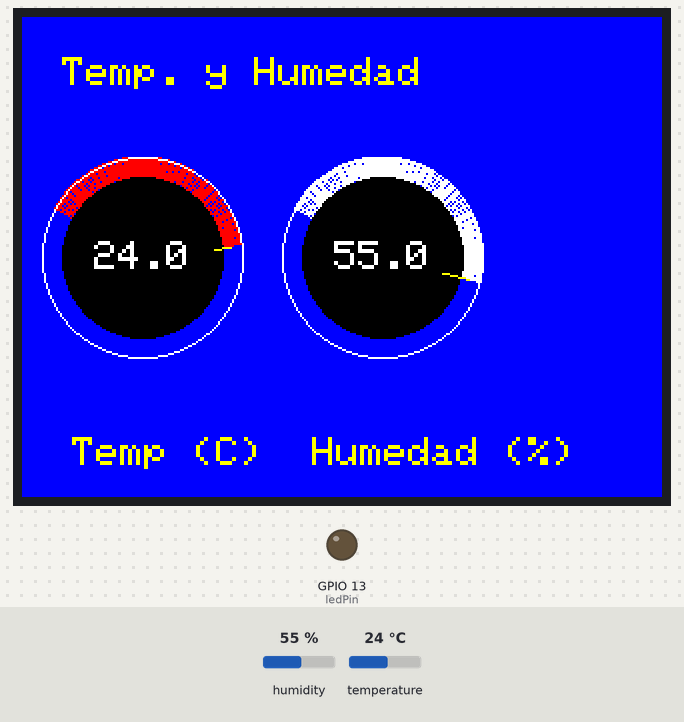
A sketch run on a simulated ESP32. Parts: 320×240 colour display, output pins drawn as LEDs (lit = HIGH). Inputs (shaded band) come from the test bench; at power-on: temperature 24 °C, humidity 55 %. WiFi joins after 1.5 s; servers stay silent unless stated; uploads are accepted with an empty reply; what the sketch prints to the serial monitor is not drawn.

Above: at 4.8 s.
4.9 s: temperature set to 24.8 °C
At 6.9 s:
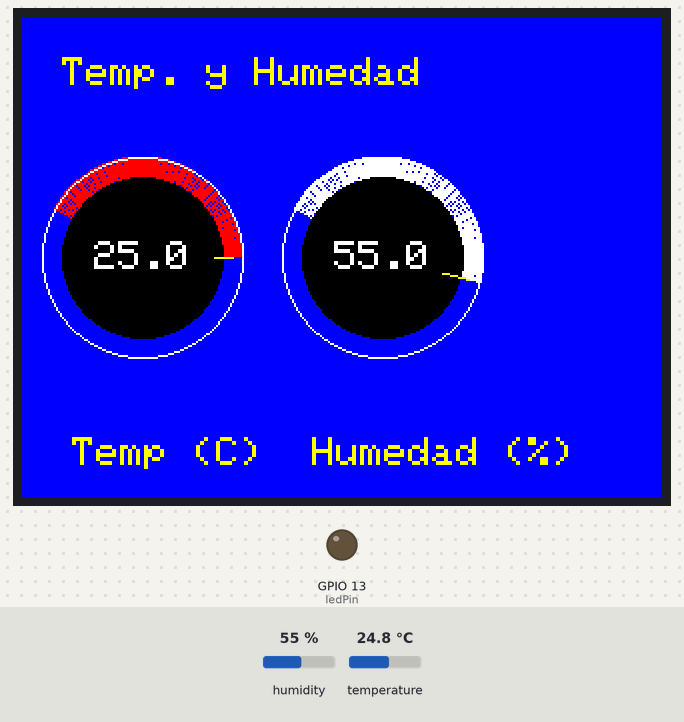
8.1 s: temperature set to 26 °C
At 9.6 s:
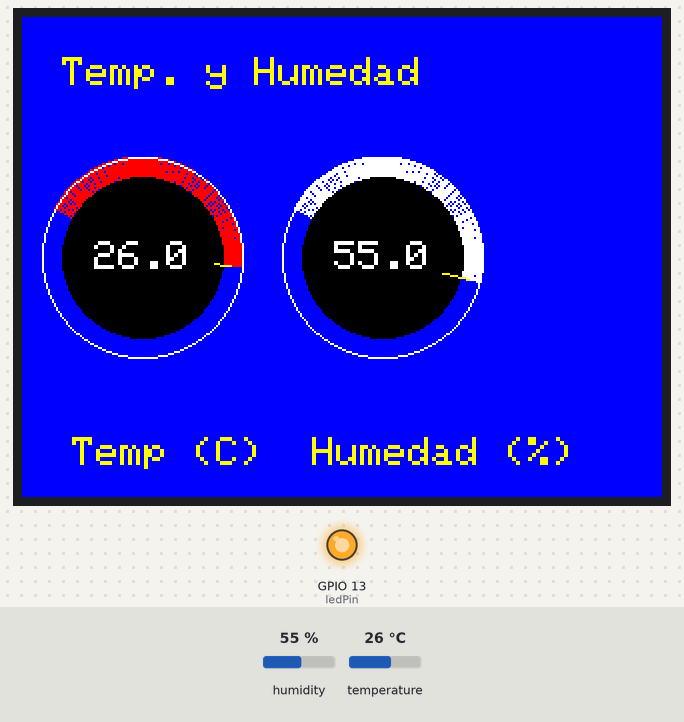
10.6 s: humidity set to 22 %
At 12.9 s:
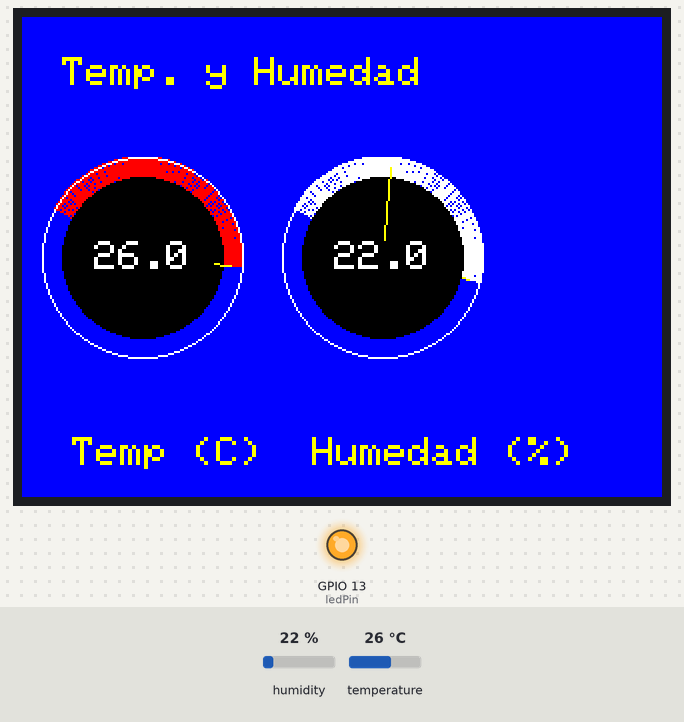
14.5 s: humidity set to 40 %
At 16.9 s:
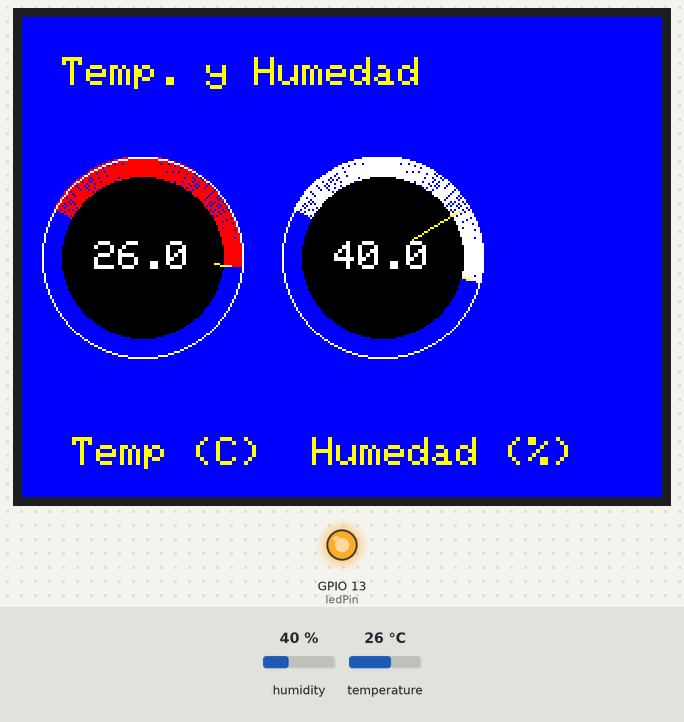
Timing chart, 0 to 18.4 s (numbered marks = the images above; inputs shaded):
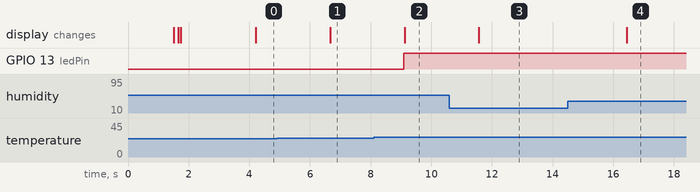

The sketch:

ESP32MaestroSendHttpSensorData.ino
```cpp
#include "DHT.h"
#include <WiFi.h>
#include <esp_now.h>
#include <HTTPClient.h>
#include <Adafruit_GFX.h>
#include <Adafruit_ILI9341.h>
#include <XPT2046_Touchscreen.h>
#include <ArduinoJson.h>

#define TFT_CS   5
#define TFT_DC   2
#define TFT_RST  14
#define TOUCH_CS 15 // Pin Chip Select del touch

// Datos de la red WiFi
const char* ssid = "Mateo";
const char* password = "13141314";
const char* serverUrl = "http://192.168.23.63:8000/api/sensor_data/";// Estos son las URL en pruebas locales en produccion se pondran las correspondientes segun el dominio
const char* secondServerUrl = "http://192.168.23.63:8000/api/detect_anomaly/";

// Estructura para datos recibidos por ESP-NOW
typedef struct DatosSensor {
  char id[10];       // Identificador del sensor
  float temperatura; // Temperatura
  float humedad;    // Humedad
} DatosSensor;

DatosSensor receivedData; // Datos recibidos
StaticJsonDocument<1024> jsonDocument;

String sensor_name = "temperature";
float sensor_value = 23.5;

// Pines y tipo del sensor DHT
#define DHTPIN 4
#define DHTTYPE DHT11
DHT dht(DHTPIN, DHTTYPE);
Adafruit_ILI9341 tft = Adafruit_ILI9341(TFT_CS, TFT_DC, TFT_RST); //inicializacion de la pantalla tft
// Pin del LED
const int ledPin = 13;

#define GAUGE_RADIUS 50    // Radio del gauge
#define GAUGE_X_TEMP 60    // Posición X del gauge de temperatura
#define GAUGE_Y_TEMP 120   // Posición Y del gauge de temperatura
#define GAUGE_X_HUM 180    // Posición X del gauge de humedad
#define GAUGE_Y_HUM 120    // Posición Y del gauge de humedad
#define MIN_TEMP 0         // Temperatura mínima esperada
#define MAX_TEMP 50        // Temperatura máxima esperada
#define MIN_HUM 0          // Humedad mínima esperada
#define MAX_HUM 100        // Humedad máxima esperada

float lastTemperature = -1; // Último valor de temperatura para evitar refrescos innecesarios
float lastHumidity = -1;    // Último valor de humedad para evitar refrescos innecesarios

XPT2046_Touchscreen ts(TOUCH_CS);

// Callback para recibir datos vía ESP-NOW
void onDataReceive(const esp_now_recv_info_t* info, const uint8_t* incomingData, int len) {
    Serial.println("Callback ejecutado: Datos recibidos");
    Serial.print("Datos recibidos desde: ");
    for (int i = 0; i < 6; i++) {
        Serial.printf("%02X:", info->src_addr[i]);
    }
    Serial.println();

    Serial.printf("Tamaño de datos recibidos: %d bytes\n", len);

    if (len == sizeof(DatosSensor)) {
        memcpy(&receivedData, incomingData, len);
        receivedData.id[sizeof(receivedData.id) - 1] = '\0';

        Serial.printf("ID del sensor: %s\n", receivedData.id);
        Serial.printf("Temperatura: %.2f °C\n", receivedData.temperatura);
        Serial.printf("Humedad: %.2f %%\n", receivedData.humedad);
    } else {
        Serial.println("Error: Tamaño de datos no coincide con la estructura.");
    }
    // Agregar los datos recibidos al JSON
        JsonObject sensor = jsonDocument.createNestedObject();
        sensor["id"] = receivedData.id;
        sensor["temperatura"] = receivedData.temperatura;
        sensor["humedad"] = receivedData.humedad;

        // Asignar nombres según el ID
        if (strcmp(receivedData.id, "DHT22_IN") == 0) {
            sensor["nombre"] = "Temperatura Exterior";
        } else if (strcmp(receivedData.id, "SOIL") == 0) {
            sensor["nombre"] = "Humedad de Suelo";
        } else if (strcmp(receivedData.id, "DS18B20") == 0) {
            sensor["nombre"] = "Temperatura Agua";
        } else if (strcmp(receivedData.id, "LM35") == 0) {
            sensor["nombre"] = "Temperatura Suelo";
        }
     else {
        Serial.println("Error: Tamaño de datos no coincide con la estructura.");
    }
}
// Función para enviar datos al servidor HTTP
void sendDataToServer() {
    WiFiClient client;
    HTTPClient http;

    http.begin(client, serverUrl); // Inicia la conexión
    http.addHeader("Content-Type", "application/json");

    // Serializar JSON
    String jsonString;
    serializeJson(jsonDocument, jsonString);

    // Enviar solicitud HTTP POST
    int httpResponseCode = http.POST(jsonString);

    // Manejar la respuesta
    if (httpResponseCode > 0) {
        String response = http.getString();
        Serial.println("Respuesta del servidor: " + response);
    } else {
        Serial.printf("Error al enviar datos: %d\n", httpResponseCode);
    }

    http.end(); // Termina la conexión HTTP
    http.begin(client, secondServerUrl); // Inicia la conexión a la segunda URL
    http.addHeader("Content-Type", "application/json");

    // Enviar solicitud HTTP POST a la segunda URL
    httpResponseCode = http.POST(jsonString);

    // Manejar la respuesta de la segunda URL
    if (httpResponseCode > 0) {
      String response = http.getString();
      Serial.println("Respuesta del segundo servidor: " + response);
    } else {
     Serial.printf("Error al enviar datos al segundo servidor: %d\n", httpResponseCode);
  }

  http.end();
}

void setup() {
  // Iniciar el monitor serial
  Serial.begin(115200);

  // Conectar al WiFi
  WiFi.begin(ssid, password);
  while (WiFi.status() != WL_CONNECTED) {
    delay(500);
    Serial.print(".");
  }
  Serial.println("WiFi connected");

   // Mostrar dirección MAC
  String macAddress = WiFi.macAddress();
  Serial.print("Dirección MAC del dispositivo: ");
  Serial.println(macAddress);

  // Inicializar ESP-NOW
  if (esp_now_init() == ESP_OK) {
    Serial.println("ESP-NOW inicializado correctamente.");
    esp_now_register_recv_cb(onDataReceive); // Registrar el callback para recibir datos
  } else {
    Serial.println("Error inicializando ESP-NOW.");
    return;
  }

  // Iniciar el sensor DHT
  dht.begin();

  // Configurar el pin del LED como salida
  pinMode(ledPin, OUTPUT);
  digitalWrite(ledPin, LOW); // Asegurarse de que el LED esté apagado al inicio
  tft.begin();
  tft.setRotation(3); // Ajusta la rotación si es necesario
  tft.fillScreen(ILI9341_BLUE);

  tft.setTextSize(2);
  tft.setTextColor(ILI9341_YELLOW);
  tft.setCursor(20, 20);
  tft.print("Temp. y Humedad");

  tft.setTextSize(2);
  tft.setCursor(GAUGE_X_TEMP - 35, GAUGE_Y_TEMP + GAUGE_RADIUS + 40);
  tft.print("Temp (C)");

  tft.setCursor(GAUGE_X_HUM - 35, GAUGE_Y_HUM + GAUGE_RADIUS + 40);
  tft.print("Humedad (%)");
}

void loop() {
  delay(2000);
  // Leer la humedad
  double humedad = dht.readHumidity();
  // Leer la temperatura en grados Celsius
  float temperatura = dht.readTemperature();
  //para el json
  float temperatura_local = dht.readTemperature();
  float humedad_local = dht.readHumidity();

  if (!isnan(temperatura_local) && !isnan(humedad_local)) {
        JsonObject sensorLocal = jsonDocument.createNestedObject();
        sensorLocal["id"] = "DHT_LOCAL";
        sensorLocal["nombre"] = "Temperatura Interior";
        sensorLocal["temperatura"] = temperatura_local;
        sensorLocal["humedad"] = humedad_local;

        Serial.printf("Temperatura Interior: %.2f °C\n", temperatura_local);
        Serial.printf("Humedad Interior: %.2f %%\n", humedad_local);
    } else {
        Serial.println("Error al leer los datos locales del DHT.");
    }

    // Enviar los datos al servidor
    sendDataToServer();

    // Limpiar el JSON para la siguiente iteración
    jsonDocument.clear();
  // Comprobar si la lectura es válida
  if (isnan(humedad) || isnan(temperatura)) {
    Serial.println("Error al leer del sensor DHT!");
    return;
  }

  // Imprimir los resultados en el monitor serial
  Serial.print("Humedad: ");
  Serial.print(humedad);
  Serial.println(" %");

  Serial.print("Temperatura: ");
  Serial.print(temperatura);
  Serial.println(" °C");

  // Controlar el LED según la temperatura
  if (temperatura > 25.0) {
    digitalWrite(ledPin, HIGH); // Encender el LED si la temperatura es mayor a 25°C
  } else {
    digitalWrite(ledPin, LOW);  // Apagar el LED si la temperatura es menor o igual a 25°C
  }

 if (temperatura != lastTemperature) {
    lastTemperature = temperatura;
    drawGauge(GAUGE_X_TEMP, GAUGE_Y_TEMP, GAUGE_RADIUS, temperatura, MIN_TEMP, MAX_TEMP, ILI9341_RED);
  }

  // Dibuja el gauge de humedad si cambia el valor
  if (humedad != lastHumidity) {
    lastHumidity = humedad;
    drawGauge(GAUGE_X_HUM, GAUGE_Y_HUM, GAUGE_RADIUS, humedad, MIN_HUM, MAX_HUM, ILI9341_WHITE);
  }
}
// Función para dibujar un gauge circular con color de fondo en el recorrido
void drawGauge(int x, int y, int radius, float value, float minVal, float maxVal, uint16_t color) {
  // Calcula el ángulo de la aguja en función del valor
  float angle = map(value, minVal, maxVal, -150, 150); // Rango de ángulos para el gauge
  angle = angle * PI / 180; // Convierte a radianes

  // Dibuja el recorrido del gauge en color de fondo
  for (float a = -150; a < map(value, minVal, maxVal, -150, 150); a += 1) {
    float rad = a * PI / 180;
    int xEnd = x + radius * cos(rad);
    int yEnd = y + radius * sin(rad);
    tft.drawLine(x, y, xEnd, yEnd, color);
  }

  // Borra el área central para mostrar el valor
  tft.fillCircle(x, y, radius - 10, ILI9341_BLACK);

  // Dibuja el contorno del gauge
  tft.drawCircle(x, y, radius, ILI9341_WHITE);

  // Dibuja la aguja
  int needleX = x + (radius - 5) * cos(angle);
  int needleY = y + (radius - 5) * sin(angle);
  tft.drawLine(x, y, needleX, needleY, ILI9341_YELLOW);

  // Muestra el valor actual en el centro del gauge, centrado
  tft.setTextColor(ILI9341_WHITE, ILI9341_BLACK);
  tft.setTextSize(2);
  String valueText = String(value, 1);
  int16_t textX = x - (valueText.length() * 6); // Ajusta para centrar el texto
  int16_t textY = y - 8;
  tft.setCursor(textX, textY);
  tft.print(valueText);
  tft.print(" ");
}
```

Measured:
- the behaviour switches between 25.4 and 25.5 °C on temperature (found by bisection; images 1 and 2)
- after the input at 4.9 s, the display: changes after 1.8 s (image 1)
- after the input at 8.1 s, GPIO 13 (ledPin): LOW → HIGH after 1.0 s; the display: changes after 1.0 s (image 2)
- after the input at 10.6 s, the display: changes after 0.97 s (image 3)
- after the input at 14.5 s, the display: changes after 1.9 s (image 4)
